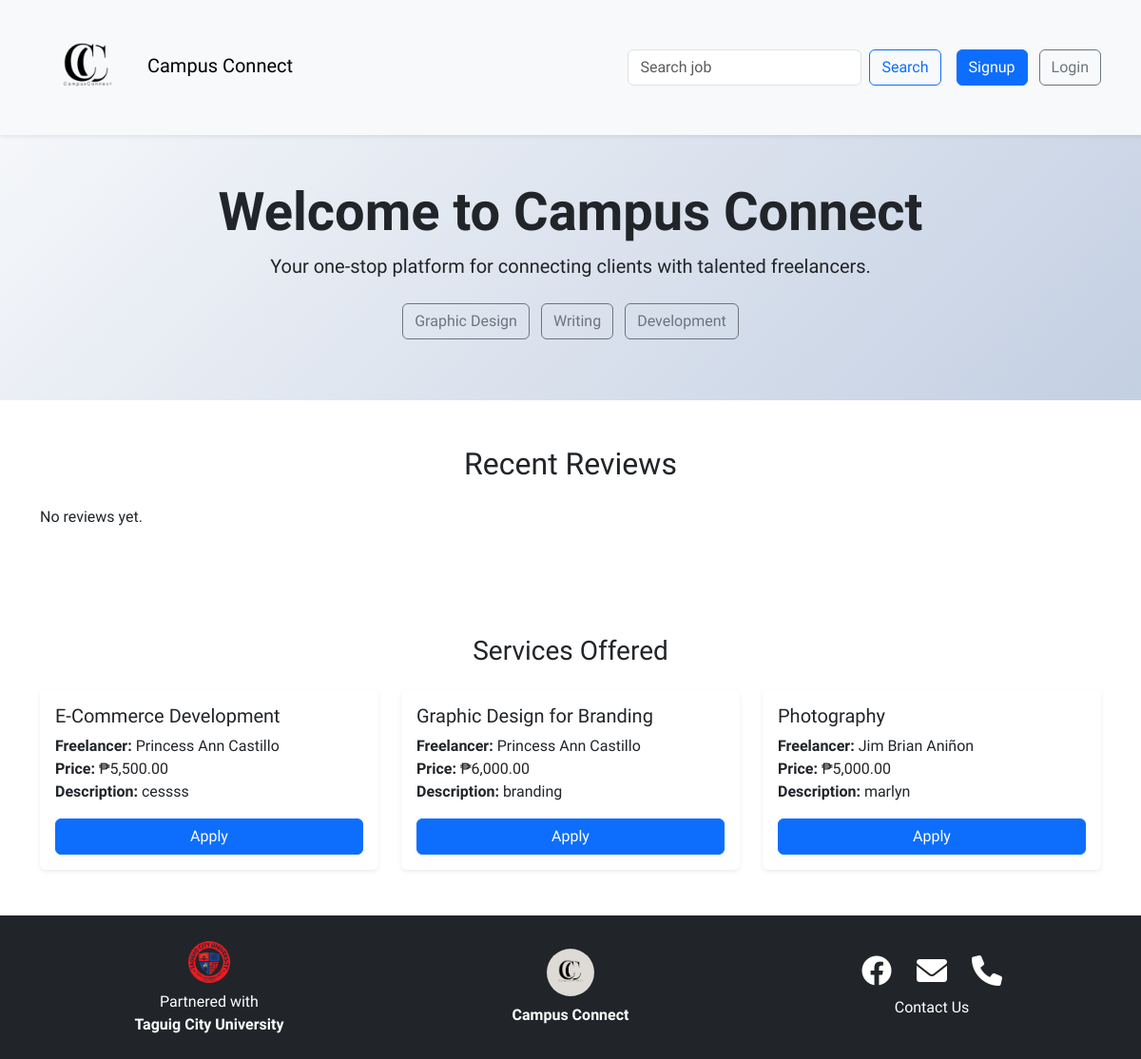
Before: / with the older database file.
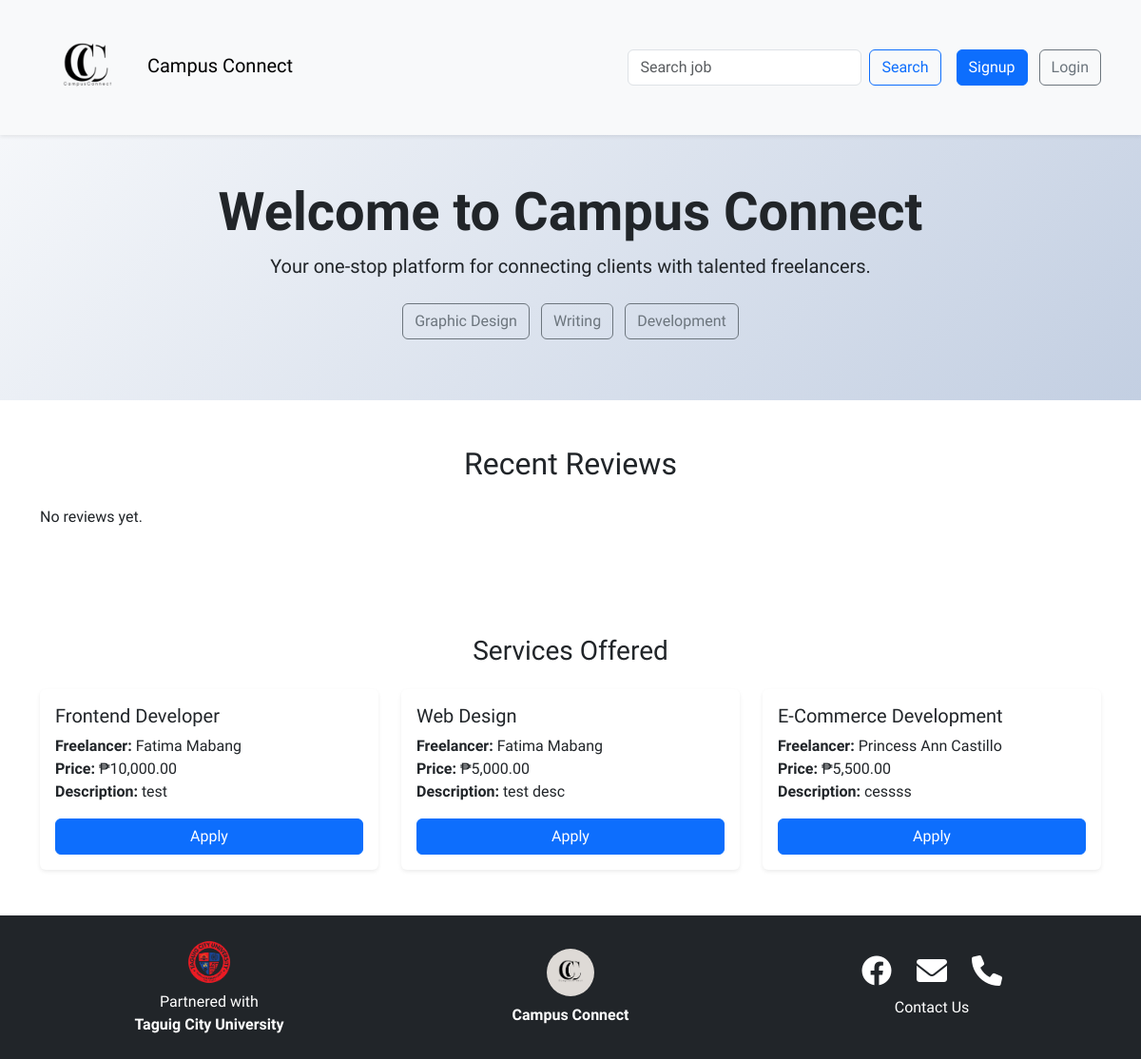
After: the same page with the newer database file.
### tables this page shows
CREATE TABLE `services` (
  `service_id` int(100) NOT NULL,
  `freelancer_id` int(100) NOT NULL,
  `title` varchar(100) NOT NULL,
  `description` text NOT NULL,
  `price` decimal(10,2) NOT NULL,
  `created_at` timestamp NOT NULL DEFAULT current_timestamp()
);

CREATE TABLE `users` (
  `user_id` int(100) NOT NULL,
  `first_name` varchar(50) NOT NULL,
  `last_name` varchar(50) NOT NULL,
  `username` varchar(50) NOT NULL,
  `email` varchar(50) NOT NULL,
  `password` varchar(255) NOT NULL,
  `user_type` enum('client','freelancer') NOT NULL,
  `created_at` timestamp NOT NULL DEFAULT current_timestamp() ON UPDATE current_timestamp()
);

### index.php (the view, shortened to what the changed rows need)
<?php
require_once 'includes/connection.php';
$query_services = "SELECT s.title, s.description, s.price, u.first_name, u.last_name, s.created_at
                   FROM services s
                   JOIN users u ON s.freelancer_id = u.user_id
                   WHERE u.user_type = 'freelancer'
                   ORDER BY s.created_at DESC LIMIT 3";
$result_services = $conn->query($query_services);
?>
<!DOCTYPE html>
<html lang="en">
  <head>
    <link href="https://cdnjs.cloudflare.com/ajax/libs/bootstrap/5.3.1/css/bootstrap.min.css" rel="stylesheet" />
    <link rel="stylesheet" href="assets/css/index.css" />
    <link rel="stylesheet" href="assets/css/footer.css">
  </head>
  <body>
    <main>
      <header class="text-center bg-light py-5 header-section">
        <div class="container">
          <h1 class="display-4 fw-bold">Welcome to Campus Connect</h1>
        </div>
      </header>
      <section class="py-5 bg-white">
        <div class="container">
          <h2 class="text-center mb-4">Recent Reviews</h2>
        </div>
      </section>
      <section class="py-5">
        <div class="container">
          <div class="row row-cols-1 row-cols-md-3 g-4" id="servicesContainer">
            <?php
            if ($result_services->num_rows > 0) {
                while ($service = $result_services->fetch_assoc()) {
                    echo '<div class="col">
                            <div class="card border-0 shadow-sm h-100">
                              <div class="card-body">
                                <h5 class="card-title">' . htmlspecialchars($service['title']) . '</h5>
                                <ul class="list-unstyled">
                                  <li><strong>Freelancer:</strong> ' . htmlspecialchars($service['first_name']) . ' ' . htmlspecialchars($service['last_name']) . '</li>
                                  <li><strong>Price:</strong> ₱' . number_format($service['price'], 2) . '</li>
                                  <li><strong>Description:</strong> ' . htmlspecialchars($service['description']) . '</li>
                                </ul>
                                <button class="btn btn-primary w-100">Apply</button>
                              </div>
                            </div>
                          </div>';
                }
            } else {
                echo '<p>No services available at the moment.</p>';
            }
            ?>
          </div>
        </div>
      </section>
    </main>
<link rel="stylesheet" href="https://cdnjs.cloudflare.com/ajax/libs/font-awesome/6.0.0-beta3/css/all.min.css" />
  </body>
</html>

Changed rows visible on the page:
no longer on this page (row unchanged): services: title "Graphic Design for Branding", users.first_name "Princess Ann", users.last_name "Castillo", price "6,000.00", description "branding"
no longer on this page (row unchanged): services: title "Photography", users.first_name "Jim Brian", users.last_name "Aniñon", price "5,000.00", description "marlyn"
added services: title "Frontend Developer", users.first_name "Fatima", users.last_name "Mabang", price "10,000.00", description "test"
added services: title "Web Design", users.first_name "Fatima", users.last_name "Mabang", price "5,000.00", description "test desc"
